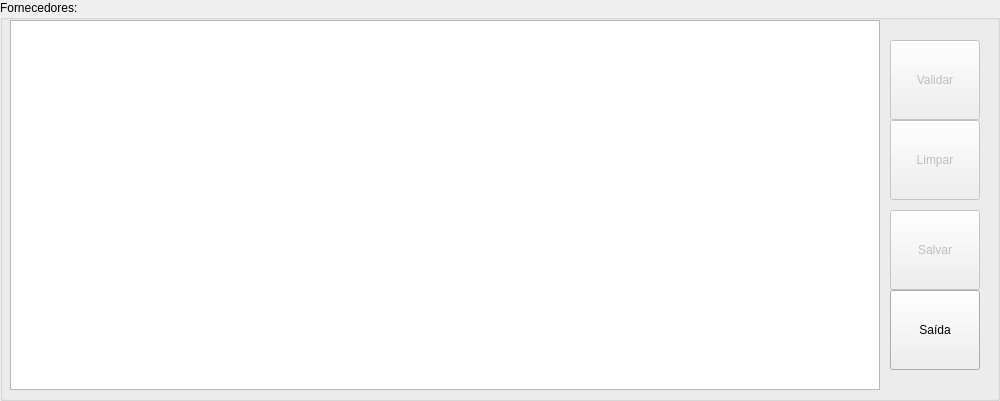
  <widget class="QGroupBox" name="GBoxTableView">
   <property name="geometry">
    <rect>
     <x>5</x>
     <y>300</y>
     <width>1000</width>
     <height>401</height>
    </rect>
   </property>
   <property name="title">
    <string>Fornecedores:</string>
   </property>
   <widget class="QToolButton" name="TButtonValidate">
    <property name="enabled">
     <bool>false</bool>
    </property>
    <property name="geometry">
     <rect>
      <x>890</x>
      <y>40</y>
      <width>90</width>
      <height>80</height>
     </rect>
    </property>
    <property name="toolTip">
     <string>Valida os dados Obrigatórios...</string>
    </property>
    <property name="text">
     <string>Validar</string>
    </property>
    <property name="icon">
     <iconset resource="../images.qrc">
      <normaloff>:/images/PNG/120x120/120px-Gtk-refresh.png</normaloff>:/images/PNG/120x120/120px-Gtk-refresh.png</iconset>
    </property>
    <property name="iconSize">
     <size>
      <width>48</width>
      <height>48</height>
     </size>
    </property>
    <property name="toolButtonStyle">
     <enum>Qt::ToolButtonTextUnderIcon</enum>
    </property>
   </widget>
   <widget class="QToolButton" name="TButtonSave">
    <property name="enabled">
     <bool>false</bool>
    </property>
    <property name="geometry">
     <rect>
      <x>890</x>
      <y>210</y>
      <width>90</width>
      <height>80</height>
     </rect>
    </property>
    <property name="toolTip">
     <string>Salva os dados do Formulário...</string>
    </property>
    <property name="text">
     <string>Salvar</string>
    </property>
    <property name="icon">
     <iconset resource="../images.qrc">
      <normaloff>:/images/PNG/120x120/120px-System-floppy.png</normaloff>:/images/PNG/120x120/120px-System-floppy.png</iconset>
    </property>
    <property name="iconSize">
     <size>
      <width>48</width>
      <height>48</height>
     </size>
    </property>
    <property name="toolButtonStyle">
     <enum>Qt::ToolButtonTextUnderIcon</enum>
    </property>
   </widget>
   <widget class="QToolButton" name="TButtonCleanForm">
    <property name="enabled">
     <bool>false</bool>
    </property>
    <property name="geometry">
     <rect>
      <x>890</x>
      <y>120</y>
      <width>90</width>
      <height>80</height>
     </rect>
    </property>
    <property name="toolTip">
     <string>Limpa o Formulário para Preencher Novamente...</string>
    </property>
    <property name="text">
     <string>Limpar</string>
    </property>
    <property name="icon">
     <iconset resource="../images.qrc">
      <normaloff>:/images/PNG/128x128/edit-clear-left-128x128.png</normaloff>:/images/PNG/128x128/edit-clear-left-128x128.png</iconset>
    </property>
    <property name="iconSize">
     <size>
      <width>48</width>
      <height>48</height>
     </size>
    </property>
    <property name="toolButtonStyle">
     <enum>Qt::ToolButtonTextUnderIcon</enum>
    </property>
   </widget>
   <widget class="QToolButton" name="TButtonExit">
    <property name="geometry">
     <rect>
      <x>890</x>
      <y>290</y>
      <width>90</width>
      <height>80</height>
     </rect>
    </property>
    <property name="toolTip">
     <string>Fecha a Janela Descartando Mudanças...</string>
    </property>
    <property name="text">
     <string>Saída</string>
    </property>
    <property name="icon">
     <iconset resource="../images.qrc">
      <normaloff>:/images/PNG/48x48/Exithome-48x48.png</normaloff>:/images/PNG/48x48/Exithome-48x48.png</iconset>
    </property>
    <property name="iconSize">
     <size>
      <width>48</width>
      <height>48</height>
     </size>
    </property>
    <property name="toolButtonStyle">
     <enum>Qt::ToolButtonTextUnderIcon</enum>
    </property>
   </widget>
   <widget class="QTableView" name="TableViewSupplier">
    <property name="geometry">
     <rect>
      <x>10</x>
      <y>20</y>
      <width>870</width>
      <height>370</height>
     </rect>
    </property>
    <property name="toolTip">
     <string>Selecione um Fornecedor para Exibir/Alterar seus dados...</string>
    </property>
   </widget>
  </widget>
